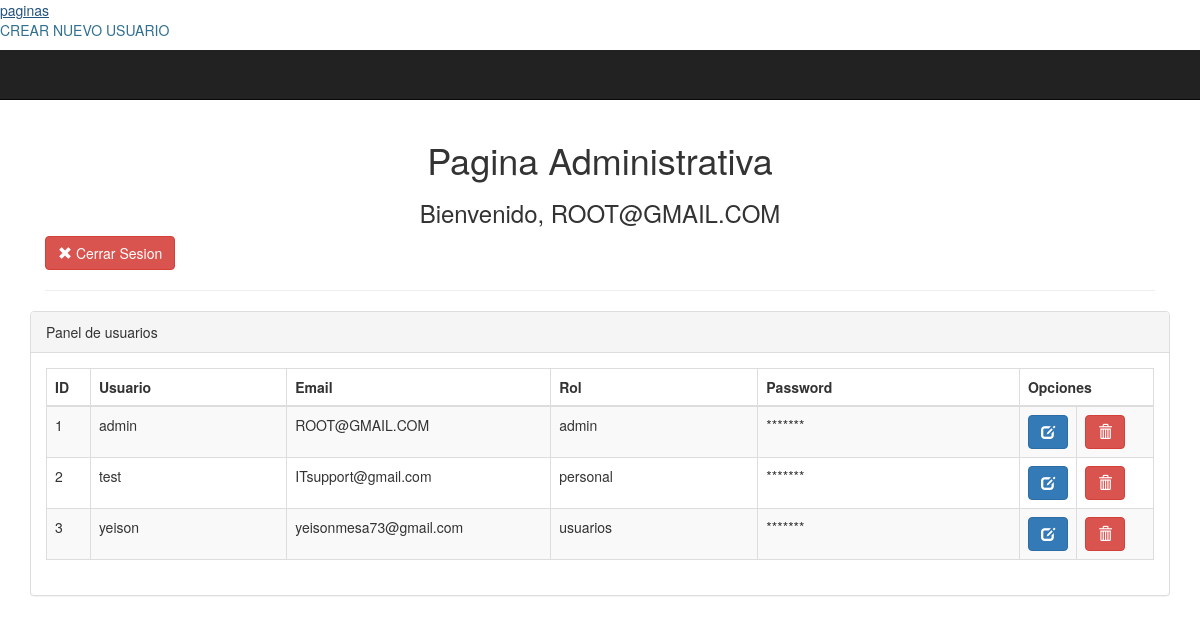
Screenshot of /admin/admin_portada.php (signed in) with the database file from the repository.
### tables this page shows
CREATE TABLE `logi` (
  `id` int(11) NOT NULL,
  `username` varchar(45) NOT NULL,
  `email` varchar(45) NOT NULL,
  `password` varchar(45) NOT NULL,
  `role` varchar(45) NOT NULL
);

### admin/admin_portada.php (the view, shortened to what this page needs)
<!DOCTYPE html>
<html>
<head>
<link rel="stylesheet" href="../bootstrap/css/bootstrap.min.css">
</head>
	<body>
<a href="index.html">paginas</a>
 <a href="../registro.php"><p class="text-info">CREAR NUEVO USUARIO</p></a>
<?php include("../header.php");?>
	<div class="wrapper">
	<div class="container">
		<div class="col-lg-12">
			<center>
				<h1>Pagina Administrativa</h1>
				<h3>
				<?php
				if(isset($_SESSION['admin_login']))
				{
				?>
					Bienvenido,
				<?php
						echo $_SESSION['admin_login'];
				}
				?>
				</h3>
			</center>
			<a href="../cerrar_sesion.php"><button class="btn btn-danger text-left"><span class="glyphicon glyphicon-remove" aria-hidden="true"></span> Cerrar Sesion</button></a>
            <hr>
		</div>
		<br><br><br>
		<div class="row">
                <div class="col-lg-12">
                    <div class="panel panel-default">
                        <div class="panel-heading">
                            Panel de usuarios
                        </div>
                        <div class="panel-body">
                            <div class="table-responsive">
                                <table class="table table-striped table-bordered table-hover">
                                    <thead>
                                        <tr>
                                            <th width="4%">ID</th>
                                            <th width="18%">Usuario</th>
                                            <th width="24%">Email</th>
                                            <th width="19%">Rol</th>
                                            <th width="24%">Password</th>
											<th colspan="2">Opciones</th>
                                        </tr>
                                    </thead>
                                    <tbody>
									<?php
									require_once '../DBconect.php';
									$select_stmt=$db->prepare("SELECT id,username,email,role FROM logi");
									$select_stmt->execute();
									while($row=$select_stmt->fetch(PDO::FETCH_ASSOC))
									{
									?>
                                        <tr>
                                            <td><?php echo $row["id"]; ?></td>
                                            <td><?php echo $row["username"]; ?></td>
                                            <td><?php echo $row["email"]; ?></td>
                                            <td><?php echo $row["role"]; ?></td>
                                            <td>*******</td>
											<td width="4%"><button class="btn btn-primary"><span class="glyphicon glyphicon-edit" aria-hidden="true"></span></button></td>
											<td width="7%"><button class="btn btn-danger"><span class="glyphicon glyphicon-trash" aria-hidden="true"></span></button></td>
                                        </tr>
									<?php
									}
									?>
                                    </tbody>
                                </table>
                            </div>
                        </div>
                    </div>
                </div>
	</div>
	</div>
	</body>
</html>

### header.php (shortened to what this page needs)
<nav class="navbar navbar-inverse navbar-static-top">
   </nav>

### rows the page displays
logi: id "1", username "admin", email "ROOT@GMAIL.COM", role "admin"
logi: id "2", username "test", email "ITsupport@gmail.com", role "personal"
logi: id "3", username "yeison", email "yeisonmesa73@gmail.com", role "usuarios"

### other values shown
$_SESSION['admin_login'] "ROOT@GMAIL.COM"
